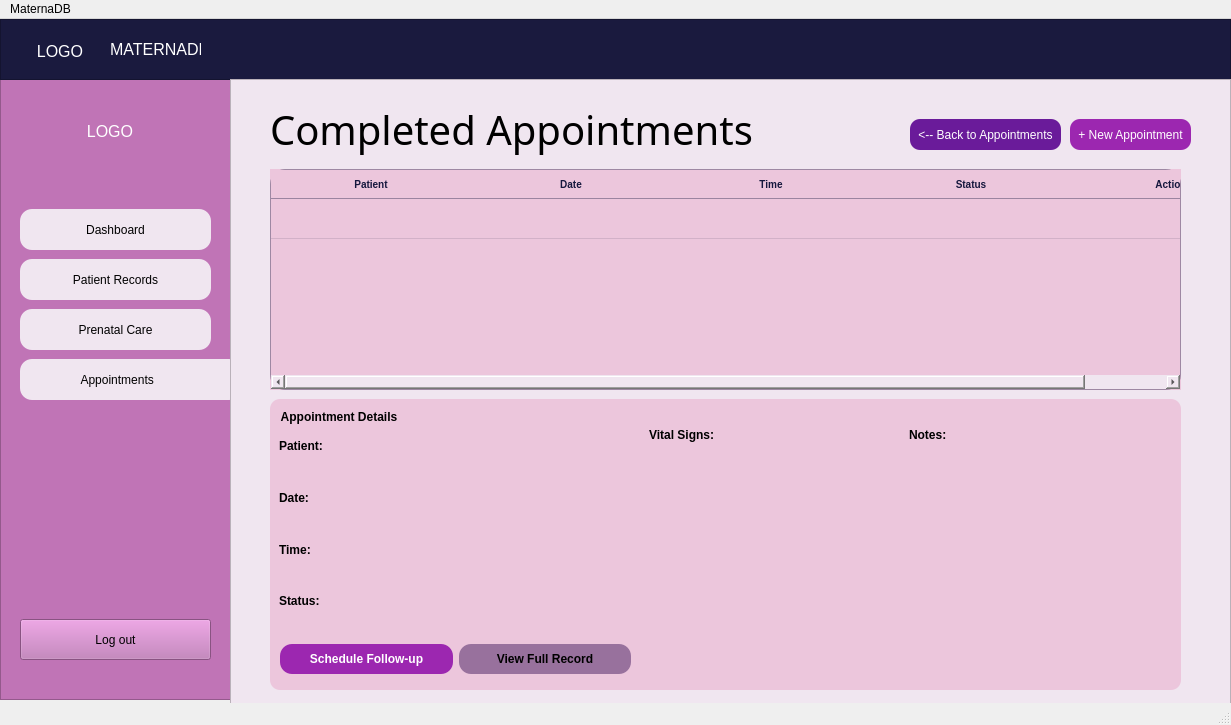
<?xml version="1.0" encoding="UTF-8"?>
<ui version="4.0">
 <class>MainWindow</class>
 <widget class="QMainWindow" name="MainWindow">
  <property name="geometry">
   <rect>
    <x>0</x>
    <y>0</y>
    <width>1231</width>
    <height>725</height>
   </rect>
  </property>
  <property name="windowTitle">
   <string>MainWindow</string>
  </property>
  <widget class="QWidget" name="centralwidget">
   <widget class="QFrame" name="frame">
    <property name="geometry">
     <rect>
      <x>0</x>
      <y>60</y>
      <width>231</width>
      <height>621</height>
     </rect>
    </property>
    <property name="styleSheet">
     <string notr="true"> background-color: rgb(192, 116, 182)</string>
    </property>
    <property name="frameShape">
     <enum>QFrame::StyledPanel</enum>
    </property>
    <property name="frameShadow">
     <enum>QFrame::Raised</enum>
    </property>
    <widget class="QPushButton" name="pushButton">
     <property name="geometry">
      <rect>
       <x>20</x>
       <y>130</y>
       <width>191</width>
       <height>41</height>
      </rect>
     </property>
     <property name="styleSheet">
      <string notr="true">background-color: rgb(240, 230, 240);
border-radius: 12px;</string>
     </property>
     <property name="text">
      <string>Dashboard</string>
     </property>
    </widget>
    <widget class="QPushButton" name="pushButton_2">
     <property name="geometry">
      <rect>
       <x>20</x>
       <y>180</y>
       <width>191</width>
       <height>41</height>
      </rect>
     </property>
     <property name="styleSheet">
      <string notr="true">background-color: rgb(240, 230, 240);
border-radius: 12px;</string>
     </property>
     <property name="text">
      <string>Patient Records</string>
     </property>
    </widget>
    <widget class="QPushButton" name="pushButton_3">
     <property name="geometry">
      <rect>
       <x>20</x>
       <y>230</y>
       <width>191</width>
       <height>41</height>
      </rect>
     </property>
     <property name="styleSheet">
      <string notr="true">background-color: rgb(240, 230, 240);
border-radius: 12px;</string>
     </property>
     <property name="text">
      <string>Prenatal Care</string>
     </property>
    </widget>
    <widget class="QPushButton" name="pushButton_4">
     <property name="geometry">
      <rect>
       <x>20</x>
       <y>280</y>
       <width>221</width>
       <height>41</height>
      </rect>
     </property>
     <property name="styleSheet">
      <string notr="true">background-color: rgb(240, 230, 240);
border-radius: 12px;</string>
     </property>
     <property name="text">
      <string>Appointments        </string>
     </property>
    </widget>
    <widget class="QPushButton" name="pushButton_5">
     <property name="geometry">
      <rect>
       <x>20</x>
       <y>540</y>
       <width>191</width>
       <height>41</height>
      </rect>
     </property>
     <property name="text">
      <string>Log out</string>
     </property>
    </widget>
    <widget class="QLabel" name="label_10">
     <property name="geometry">
      <rect>
       <x>60</x>
       <y>30</y>
       <width>100</width>
       <height>45</height>
      </rect>
     </property>
     <property name="sizePolicy">
      <sizepolicy hsizetype="Expanding" vsizetype="Expanding">
       <horstretch>0</horstretch>
       <verstretch>0</verstretch>
      </sizepolicy>
     </property>
     <property name="minimumSize">
      <size>
       <width>100</width>
       <height>45</height>
      </size>
     </property>
     <property name="font">
      <font>
       <family>Segoe UI</family>
       <pointsize>12</pointsize>
       <bold>false</bold>
      </font>
     </property>
     <property name="styleSheet">
      <string notr="true">color: rgb(255, 255, 255);</string>
     </property>
     <property name="text">
      <string>LOGO</string>
     </property>
     <property name="alignment">
      <set>Qt::AlignCenter</set>
     </property>
    </widget>
   </widget>
   <widget class="QFrame" name="frame_2">
    <property name="geometry">
     <rect>
      <x>0</x>
      <y>0</y>
      <width>1231</width>
      <height>61</height>
     </rect>
    </property>
    <property name="styleSheet">
     <string notr="true">background-color: rgb(26, 26, 62)
</string>
    </property>
    <property name="frameShape">
     <enum>QFrame::StyledPanel</enum>
    </property>
    <property name="frameShadow">
     <enum>QFrame::Raised</enum>
    </property>
    <widget class="QLabel" name="label_2">
     <property name="geometry">
      <rect>
       <x>110</x>
       <y>20</y>
       <width>91</width>
       <height>21</height>
      </rect>
     </property>
     <property name="font">
      <font>
       <family>Segoe UI</family>
       <pointsize>12</pointsize>
       <bold>false</bold>
      </font>
     </property>
     <property name="styleSheet">
      <string notr="true">color: rgb(255, 255, 255);</string>
     </property>
     <property name="text">
      <string>MATERNADB</string>
     </property>
    </widget>
    <widget class="QLabel" name="label_9">
     <property name="geometry">
      <rect>
       <x>10</x>
       <y>10</y>
       <width>100</width>
       <height>45</height>
      </rect>
     </property>
     <property name="sizePolicy">
      <sizepolicy hsizetype="Expanding" vsizetype="Expanding">
       <horstretch>0</horstretch>
       <verstretch>0</verstretch>
      </sizepolicy>
     </property>
     <property name="minimumSize">
      <size>
       <width>100</width>
       <height>45</height>
      </size>
     </property>
     <property name="font">
      <font>
       <family>Segoe UI</family>
       <pointsize>12</pointsize>
       <bold>false</bold>
      </font>
     </property>
     <property name="styleSheet">
      <string notr="true">color: rgb(255, 255, 255);</string>
     </property>
     <property name="text">
      <string>LOGO</string>
     </property>
     <property name="alignment">
      <set>Qt::AlignCenter</set>
     </property>
    </widget>
   </widget>
   <widget class="QFrame" name="frame_3">
    <property name="geometry">
     <rect>
      <x>230</x>
      <y>60</y>
      <width>1001</width>
      <height>641</height>
     </rect>
    </property>
    <property name="font">
     <font>
      <family>Nirmala UI Semilight</family>
     </font>
    </property>
    <property name="styleSheet">
     <string notr="true">background-color: rgb(240, 230, 240)</string>
    </property>
    <property name="frameShape">
     <enum>QFrame::StyledPanel</enum>
    </property>
    <property name="frameShadow">
     <enum>QFrame::Raised</enum>
    </property>
    <widget class="QLabel" name="label">
     <property name="geometry">
      <rect>
       <x>40</x>
       <y>20</y>
       <width>581</width>
       <height>61</height>
      </rect>
     </property>
     <property name="font">
      <font>
       <family>Arial Black</family>
       <pointsize>30</pointsize>
      </font>
     </property>
     <property name="text">
      <string>Completed Appointments</string>
     </property>
    </widget>
    <widget class="QPushButton" name="pushButton_6">
     <property name="geometry">
      <rect>
       <x>840</x>
       <y>40</y>
       <width>121</width>
       <height>31</height>
      </rect>
     </property>
     <property name="styleSheet">
      <string notr="true">background-color: rgb(156, 39, 176);
color: rgb(255, 255, 255);
border-radius: 10px;</string>
     </property>
     <property name="text">
      <string>+ New Appointment</string>
     </property>
    </widget>
    <widget class="QPushButton" name="pushButton_7">
     <property name="geometry">
      <rect>
       <x>680</x>
       <y>40</y>
       <width>151</width>
       <height>31</height>
      </rect>
     </property>
     <property name="styleSheet">
      <string notr="true">background-color: rgb(106, 27, 154);
color: rgb(255, 255, 255);
border-radius: 10px;</string>
     </property>
     <property name="text">
      <string>&lt;-- Back to Appointments</string>
     </property>
    </widget>
    <widget class="QTableWidget" name="left_prescription_date_and_purpose">
     <property name="geometry">
      <rect>
       <x>40</x>
       <y>90</y>
       <width>911</width>
       <height>221</height>
      </rect>
     </property>
     <property name="autoFillBackground">
      <bool>true</bool>
     </property>
     <property name="styleSheet">
      <string notr="true">QTableWidget {
    background-color:rgb(236, 198, 220);
    border: 1px solid rgb(158, 136, 163);
    border-radius: 15px;
}

QTableWidget::item {
    background-color: rgb(236, 198, 220);
    color: rgb(21, 23, 61);
    padding: 8px;
    border: none;
    border-bottom: 1px solid rgb(210, 177, 200);
}

QTableWidget::item:selected {
    background-color: black;
    color: rgb(21, 23, 61);
}

QHeaderView::section {
    background-color: rgb(236, 198, 220);
    color: rgb(21, 23, 61);
    font-weight: bold;
    font-size: 10px;
    border: none;
    border-bottom: 1px solid rgb(155, 132, 160);
    padding: 5px;
}

QScrollBar:vertical {
    background: white;
    width: 6px;
    border-radius: 3px;
}

QScrollBar::handle:vertical {
    background: rgb(178, 100, 168);
    border-radius: 3px;
}</string>
     </property>
     <property name="verticalScrollBarPolicy">
      <enum>Qt::ScrollBarAsNeeded</enum>
     </property>
     <property name="editTriggers">
      <set>QAbstractItemView::NoEditTriggers</set>
     </property>
     <property name="alternatingRowColors">
      <bool>false</bool>
     </property>
     <property name="selectionBehavior">
      <enum>QAbstractItemView::SelectRows</enum>
     </property>
     <property name="verticalScrollMode">
      <enum>QAbstractItemView::ScrollPerPixel</enum>
     </property>
     <property name="horizontalScrollMode">
      <enum>QAbstractItemView::ScrollPerPixel</enum>
     </property>
     <property name="showGrid">
      <bool>false</bool>
     </property>
     <property name="columnCount">
      <number>5</number>
     </property>
     <attribute name="horizontalHeaderCascadingSectionResizes">
      <bool>false</bool>
     </attribute>
     <attribute name="horizontalHeaderMinimumSectionSize">
      <number>32</number>
     </attribute>
     <attribute name="horizontalHeaderDefaultSectionSize">
      <number>200</number>
     </attribute>
     <attribute name="horizontalHeaderHighlightSections">
      <bool>true</bool>
     </attribute>
     <attribute name="horizontalHeaderShowSortIndicator" stdset="0">
      <bool>false</bool>
     </attribute>
     <attribute name="horizontalHeaderStretchLastSection">
      <bool>true</bool>
     </attribute>
     <attribute name="verticalHeaderVisible">
      <bool>false</bool>
     </attribute>
     <attribute name="verticalHeaderCascadingSectionResizes">
      <bool>false</bool>
     </attribute>
     <attribute name="verticalHeaderDefaultSectionSize">
      <number>40</number>
     </attribute>
     <row>
      <property name="text">
       <string>#0001</string>
      </property>
     </row>
     <column>
      <property name="text">
       <string>Patient</string>
      </property>
     </column>
     <column>
      <property name="text">
       <string>Date</string>
      </property>
     </column>
     <column>
      <property name="text">
       <string>Time</string>
      </property>
     </column>
     <column>
      <property name="text">
       <string>Status</string>
      </property>
     </column>
     <column>
      <property name="text">
       <string>Action</string>
      </property>
     </column>
    </widget>
    <widget class="QWidget" name="widget" native="true">
     <property name="geometry">
      <rect>
       <x>40</x>
       <y>320</y>
       <width>911</width>
       <height>291</height>
      </rect>
     </property>
     <property name="styleSheet">
      <string notr="true">background-color: rgb(236, 198, 220);
border-radius: 10px;
</string>
     </property>
     <widget class="QGroupBox" name="groupBox">
      <property name="geometry">
       <rect>
        <x>9</x>
        <y>9</y>
        <width>891</width>
        <height>221</height>
       </rect>
      </property>
      <property name="font">
       <font>
        <bold>true</bold>
       </font>
      </property>
      <property name="styleSheet">
       <string notr="true">background-color: rgb(236, 198, 220);</string>
      </property>
      <property name="title">
       <string>Appointment Details</string>
      </property>
      <widget class="QWidget" name="widget_2" native="true">
       <property name="geometry">
        <rect>
         <x>0</x>
         <y>20</y>
         <width>371</width>
         <height>201</height>
        </rect>
       </property>
       <layout class="QVBoxLayout" name="verticalLayout_2">
        <item>
         <widget class="QLabel" name="label_3">
          <property name="text">
           <string>&lt;b&gt;Patient:&lt;/b&gt;</string>
          </property>
         </widget>
        </item>
        <item>
         <widget class="QFrame" name="frame_4">
          <property name="frameShape">
           <enum>QFrame::HLine</enum>
          </property>
          <property name="frameShadow">
           <enum>QFrame::Sunken</enum>
          </property>
         </widget>
        </item>
        <item>
         <widget class="QLabel" name="label_4">
          <property name="text">
           <string>&lt;b&gt;Date:&lt;/b&gt;</string>
          </property>
         </widget>
        </item>
        <item>
         <widget class="QFrame" name="frame_5">
          <property name="frameShape">
           <enum>QFrame::HLine</enum>
          </property>
          <property name="frameShadow">
           <enum>QFrame::Sunken</enum>
          </property>
         </widget>
        </item>
        <item>
         <widget class="QLabel" name="label_5">
          <property name="text">
           <string>&lt;b&gt;Time:&lt;/b&gt;</string>
          </property>
         </widget>
        </item>
        <item>
         <widget class="QFrame" name="frame_6">
          <property name="frameShape">
           <enum>QFrame::HLine</enum>
          </property>
          <property name="frameShadow">
           <enum>QFrame::Sunken</enum>
          </property>
         </widget>
        </item>
        <item>
         <widget class="QLabel" name="label_6">
          <property name="text">
           <string>&lt;b&gt;Status:&lt;/b&gt;</string>
          </property>
         </widget>
        </item>
        <item>
         <widget class="QFrame" name="frame_7">
          <property name="frameShape">
           <enum>QFrame::HLine</enum>
          </property>
          <property name="frameShadow">
           <enum>QFrame::Sunken</enum>
          </property>
         </widget>
        </item>
       </layout>
      </widget>
      <widget class="QWidget" name="widget_3" native="true">
       <property name="geometry">
        <rect>
         <x>370</x>
         <y>20</y>
         <width>261</width>
         <height>201</height>
        </rect>
       </property>
       <layout class="QVBoxLayout" name="verticalLayout_3">
        <item>
         <widget class="QLabel" name="label_7">
          <property name="text">
           <string>&lt;html&gt;&lt;head/&gt;&lt;body&gt;&lt;p&gt;&lt;span style=&quot; font-weight:700;&quot;&gt;Vital Signs:&lt;/span&gt;&lt;/p&gt;&lt;/body&gt;&lt;/html&gt;</string>
          </property>
         </widget>
        </item>
        <item>
         <widget class="QTextEdit" name="textEdit"/>
        </item>
       </layout>
      </widget>
      <widget class="QWidget" name="widget_4" native="true">
       <property name="geometry">
        <rect>
         <x>630</x>
         <y>20</y>
         <width>261</width>
         <height>201</height>
        </rect>
       </property>
       <layout class="QVBoxLayout" name="verticalLayout_4">
        <item>
         <widget class="QLabel" name="label_8">
          <property name="text">
           <string>&lt;b&gt;Notes:&lt;/b&gt;</string>
          </property>
         </widget>
        </item>
        <item>
         <widget class="QTextEdit" name="textEdit_2"/>
        </item>
       </layout>
      </widget>
     </widget>
     <widget class="QWidget" name="widget_5" native="true">
      <property name="geometry">
       <rect>
        <x>10</x>
        <y>230</y>
        <width>351</width>
        <height>61</height>
       </rect>
      </property>
      <layout class="QHBoxLayout" name="horizontalLayout">
       <item>
        <widget class="QPushButton" name="pushButton_8">
         <property name="styleSheet">
          <string notr="true">background-color: rgb(156, 39, 176);
color: white;
border: none;
padding: 8px 16px;
font-weight: bold;
border-radius: 12px;</string>
         </property>
         <property name="text">
          <string>Schedule Follow-up</string>
         </property>
        </widget>
       </item>
       <item>
        <widget class="QPushButton" name="pushButton_9">
         <property name="styleSheet">
          <string notr="true">background-color: #98719D;
color: black;
border: none;
padding: 8px 16px;
font-weight: bold;
border-radius: 12px;</string>
         </property>
         <property name="text">
          <string>View Full Record</string>
         </property>
        </widget>
       </item>
      </layout>
     </widget>
    </widget>
   </widget>
  </widget>
  <widget class="QMenuBar" name="menubar">
   <property name="geometry">
    <rect>
     <x>0</x>
     <y>0</y>
     <width>1231</width>
     <height>22</height>
    </rect>
   </property>
   <widget class="QMenu" name="menuMaternaDB">
    <property name="title">
     <string>MaternaDB</string>
    </property>
   </widget>
   <addaction name="menuMaternaDB"/>
  </widget>
  <widget class="QStatusBar" name="statusbar"/>
 </widget>
 <resources/>
 <connections/>
</ui>
